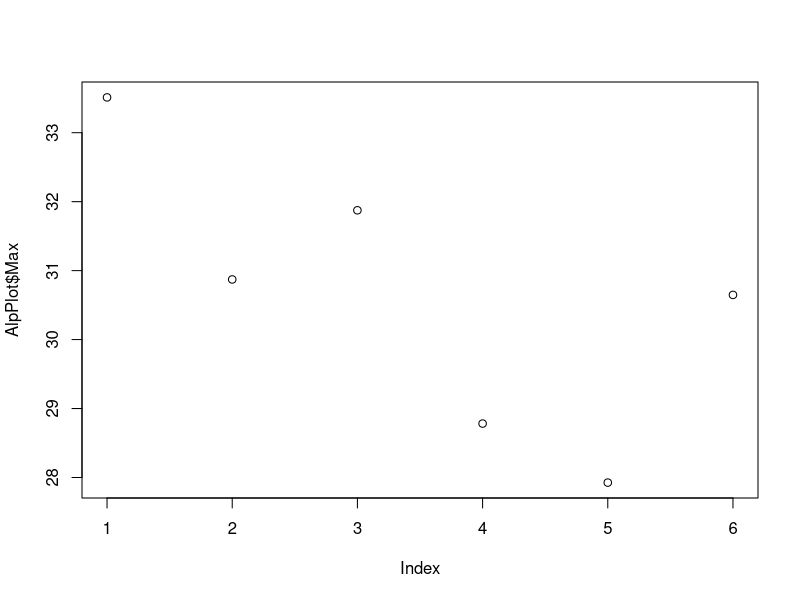
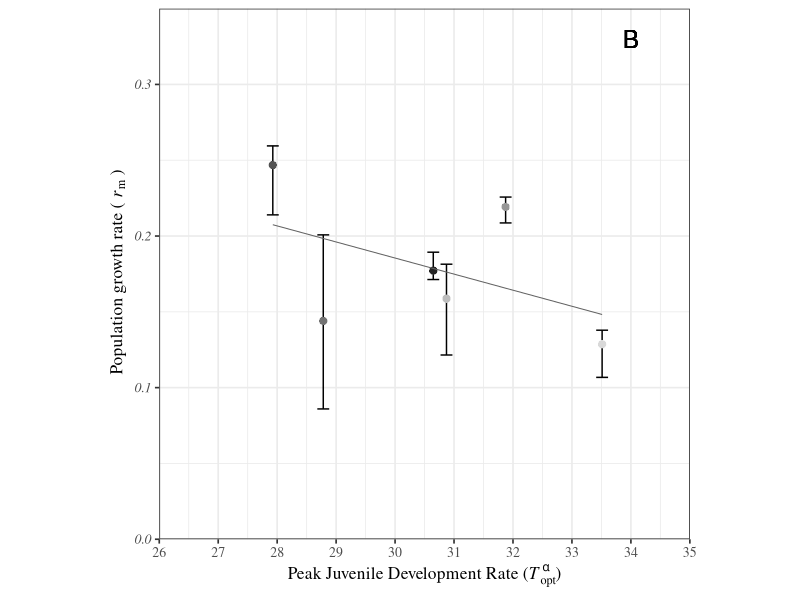
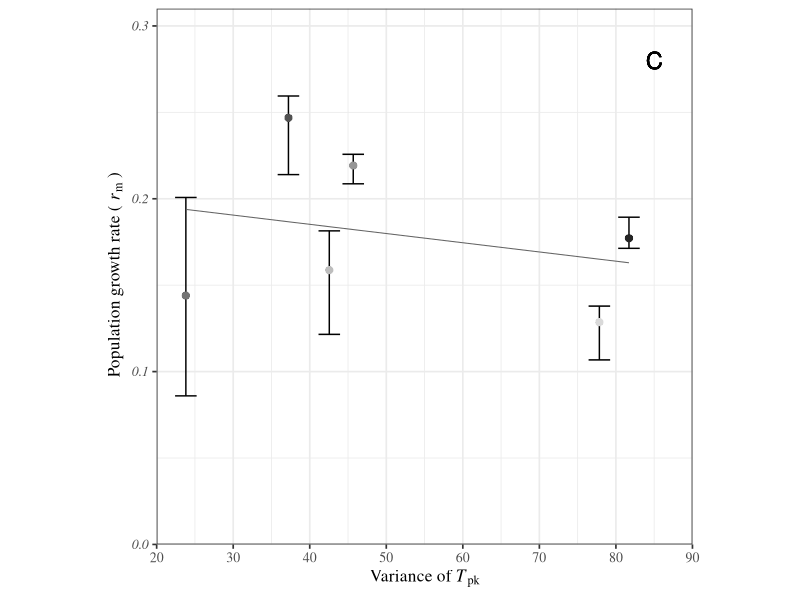
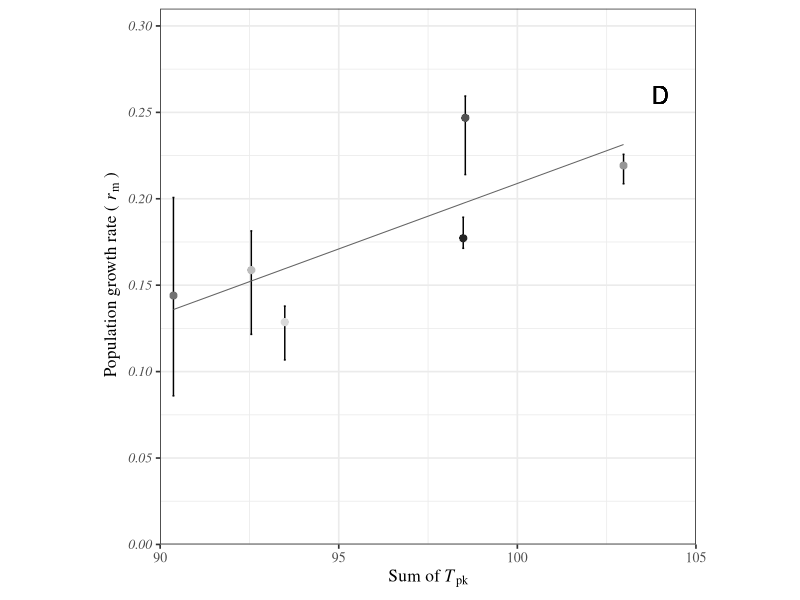
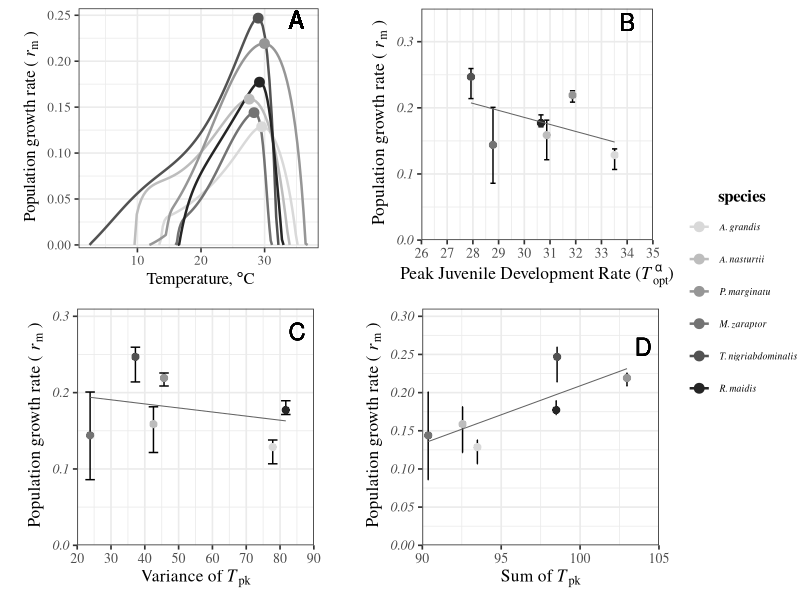

Recreate these plots in R, in order. (Note: this script raises an error after producing the figures.)
## Figure 5 a b: R max with mistmatch
rm(list=ls())

library(ggplot2)
library(ggpubr)
library(tidyverse)

rmpredictions <- read.csv("rmprediction.csv")

rmPeak <- rmpredictions %>% group_by(species) %>%
          summarise(which(rmpredictions$estimate == max(estimate)))

rmPeakdata <- rmpredictions[rmPeak$`which(rmpredictions$estimate == max(estimate))`, ]
rmPeakdata <- rmPeakdata %>% rename(rmax = estimate)
##Fig 5a: Rm Curves##
fig5a <-  ggplot(rmpredictions, aes(temp,estimate,colour=species))+
  scale_x_continuous(expression(plain(paste(" Temperature, ",degree,"C"))))+
  scale_y_continuous(expression(plain(paste(" Population growth rate ("~italic(r)[m]~")"))),
                     limits=c(-0.001,0.255),
                     expand = c(0.01, 0),
                     breaks=seq(0,0.25, by=0.05))+
  theme_bw(base_size = 12)+
  geom_line(size=0.85)+
  # geom_hline(aes(yintercept = 0), linetype = 2, show.legend = FALSE)+
  scale_colour_manual(values = c("#d9d9d9","#bdbdbd","#969696","#737373","#525252","#252525"),
                      name=expression(bold("species")),
                      labels = c("A. grandis","A. nasturtii","P. marginatu",
                                 "M. zaraptor","T. nigriabdominalis","R. maidis"),
                      guide = guide_legend(nrow = 6,ncol =1 ,
                                           direction = "horizontal",
                                           title.position = "top",
                                           title.hjust=0.5))+
  theme(text=element_text(family="Times"))+
  theme(legend.text=element_text(family="Times",face = 'italic', size = 7), 
        legend.position = c(-0.4,0.68))+
  geom_text(aes(x = 35, y = 0.245,label = "A"), 
            parse = TRUE, size = 6, colour = "black")+
  theme(legend.title = element_blank())+
  theme(legend.margin=margin(t = -0.2, b = 0.1,r=0.1,l = 0.1, unit='cm'),
        aspect.ratio = 1)+
  geom_point(data= rmPeakdata, aes(x=temp, y=rmax), size=3)

# fig5a


###Fig 5b###
Species <- rmPeakdata$species

alpha  <- as_tibble(read.csv('alpha_Tpks.csv', header = TRUE)) %>%
  filter(param=="topt") %>%
  filter(species %in% Species)%>%
  select(species,estimate, conf_lower, conf_upper,trait)

bpk  <- as_tibble(read.csv('bpk_Tpks.csv', header = TRUE)) %>%
  filter(param=="topt") %>%
  filter(species %in% Species)%>%
  select(species,estimate, conf_lower, conf_upper,trait)

z  <- as_tibble(read.csv('z_Tpks.csv', header = TRUE)) %>%
  filter(param=="topt") %>%
  filter(species %in% Species)%>%
  select(species,estimate, conf_lower, conf_upper,trait)

zj  <- as_tibble(read.csv('zj_Tpks.csv', header = TRUE)) %>%
  filter(param=="topt") %>%
  filter(species %in% Species)%>%
  select(species,estimate, conf_lower, conf_upper,trait)

AllOpt<- rbind(alpha,bpk,z,zj)

#Calculate variance and Sum
##Testing, delete later
# AllOpt <- rbind(alpha, bpk, zj)

##

OptVar <- AllOpt %>% group_by(species) %>%
          summarise(variance = var(estimate))
OptSum <- AllOpt %>% group_by(species) %>%
  summarise(sum = sum(estimate))


######Plots with fitness#######

## 1. Fitness with alpha
AlpPlot <- left_join(rmPeakdata, alpha, by="species")
AlpLM <- lm(AlpPlot$rmax~AlpPlot$estimate)

AlpLMData <- predict(AlpLM, interval = "confidence")
AlpPlot <- cbind(AlpPlot,AlpLMData)

plot(AlpPlot$estimate, AlpPlot$Max)

Alp_rmax <- ggplot(AlpPlot, aes(x=estimate, y=rmax)) +
  geom_errorbar(aes(ymin = rmax_lwr, ymax = rmax_upr),col="#000000") +
  geom_point(size = 2.5, col=c("#d9d9d9","#bdbdbd","#969696","#737373","#525252","#252525"),stroke=0.2)+
  theme_bw(base_size = 12.5) +
  # theme(axis.title.y = element_blank())+
  scale_x_continuous(expression(plain(paste("Peak Juvenile Development Rate (", italic(T)[opt]^alpha,")"))),
                     limits =c(26,35),
                     expand = c(0, 0),
                     breaks=seq(26,35, by=1))+
  scale_y_continuous(expression(plain(paste(" Population growth rate ("~italic(r)[m]~")"))),
                     limits =c(0,0.35),
                     expand = c(0, 0),
                     breaks=seq(0,1, by=0.1))+
  theme(legend.position = 'none',legend.text = element_text(size = 10),
        axis.text.y = element_text(face = 'italic'),aspect.ratio = 1)+
  theme(text=element_text(family="Times"))+
  geom_text(aes(x = 34, y = 0.33,label = "B"), 
            parse = TRUE, size = 6, colour = "black") +
  geom_line(aes(estimate,fit),AlpPlot,size=0.35,col="#636363")

Alp_rmax

###### 2. Variance Plot #######
VarPlot <- left_join(rmPeakdata, OptVar, by="species")
VarLM <- lm(VarPlot$rmax~VarPlot$variance)

VarLMData <- predict(VarLM, interval = "confidence")
VarPlot <- cbind(VarPlot,VarLMData)


Var_rmax<- ggplot(VarPlot, aes(x=variance, y=rmax)) +
  geom_errorbar(aes(ymin = rmax_lwr, ymax = rmax_upr),col="#000000") +
  geom_point(size = 2.5, col=c("#d9d9d9","#bdbdbd","#969696","#737373","#525252","#252525"),stroke=0.2)+
  theme_bw(base_size = 12.5) +
  # theme(axis.title.y = element_blank())+
  scale_x_continuous(expression(plain(paste("Variance of ", italic(T)[pk]))),
                     limits =c(20,90),
                     expand = c(0, 0),
                     breaks=seq(20,90, by=10))+
  scale_y_continuous(expression(plain(paste(" Population growth rate ("~italic(r)[m]~")"))),
                     limits =c(0,0.31),
                     expand = c(0, 0),
                     breaks=seq(0,1, by=0.1))+
  theme(legend.position = 'none',legend.text = element_text(size = 10),
        axis.text.y = element_text(face = 'italic'),aspect.ratio = 1)+
  theme(text=element_text(family="Times"))+
  geom_text(aes(x = 85, y = 0.28,label = "C"), 
            parse = TRUE, size = 6, colour = "black") +
  geom_line(aes(variance,fit),VarPlot,size=0.35,col="#636363")
Var_rmax


##### 3. Sum of Topts #### 
SumPlot <- left_join(rmPeakdata, OptSum)
SumLM <- lm(SumPlot$rmax~ SumPlot$sum)

SumLMData <- predict(SumLM, interval = "confidence")
SumPlot <- cbind(SumPlot,SumLMData)

Sum_rmax <- ggplot(SumPlot, aes(x=sum, y=rmax)) +
  geom_errorbar(aes(ymin = rmax_lwr, ymax = rmax_upr),col="#000000") +
  geom_point(size = 2.5, col=c("#d9d9d9","#bdbdbd","#969696","#737373","#525252","#252525"),stroke=0.2)+
  theme_bw(base_size = 12.5) +
  # theme(axis.title.y = element_blank())+
  scale_x_continuous(expression(plain(paste("Sum of ", italic(T)[pk]))),
                     limits =c(90,105),
                     expand = c(0, 0),
                     breaks=seq(20,200, by=5))+
  scale_y_continuous(expression(plain(paste(" Population growth rate ("~italic(r)[m]~")"))),
                     limits =c(0,0.31),
                     expand = c(0, 0),
                     breaks=seq(0,1, by=0.05))+
  theme(legend.position = 'none',legend.text = element_text(size = 10),
        axis.text.y = element_text(face = 'italic'),aspect.ratio = 1)+
  theme(text=element_text(family="Times"))+
  geom_text(aes(x = 104, y = 0.26,label = "D"), 
            parse = TRUE, size = 6, colour = "black") +
  geom_line(aes(sum,fit),SumPlot,size=0.35,col="#636363")

Sum_rmax

fig5 <- ggarrange(fig5a,Alp_rmax,Var_rmax,Sum_rmax,nrow=2,ncol=2,
                  common.legend = T, legend="right")
fig5

ggsave("../results/Fig5.pdf",fig5, width = 20, height =18, 
       units = "cm",device = cairo_pdf)
  